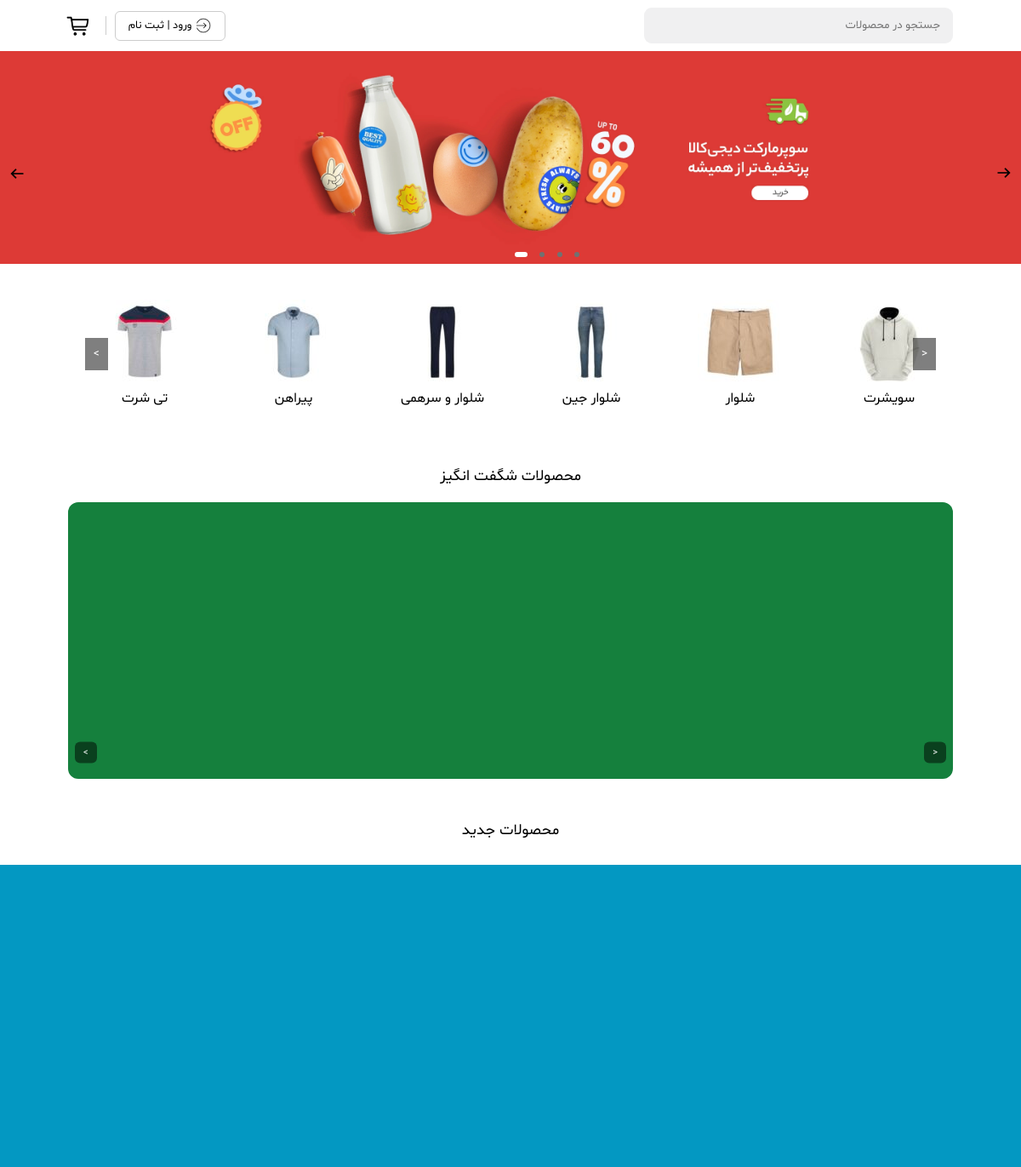
Page /home/ (upper part) on the earlier database version.
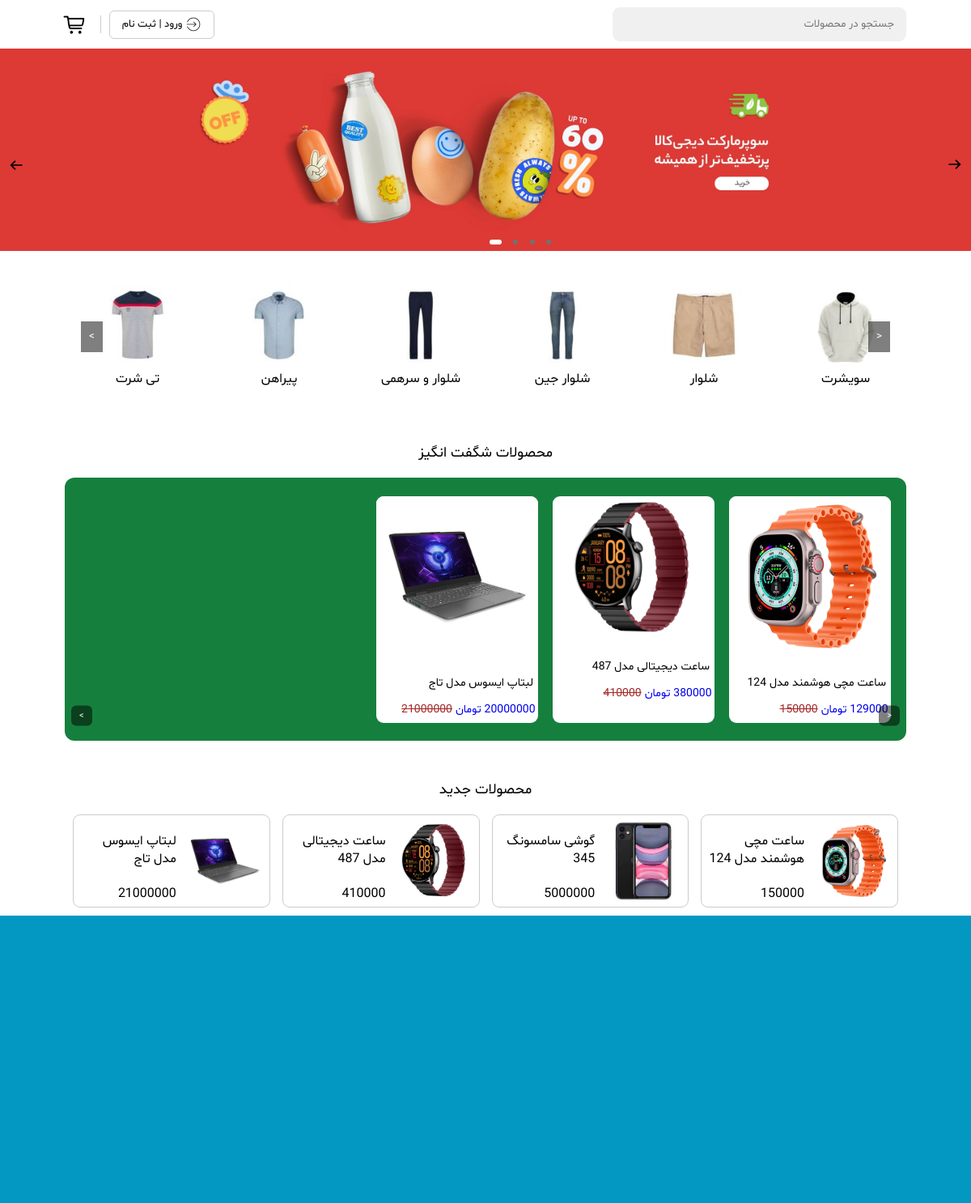
Same page on the later database version.
### products_app/models.py (models this page shows, shortened)
class Product(models.Model):
    image = models.ImageField(upload_to='peoducts/')
    name = models.CharField(max_length=150)
    price = models.IntegerField()
    is_off = models.BooleanField(default=False)
    off_price = models.IntegerField()

### pages_app/views.py (the view)
# urls.py: path('home/' , views.index , name='index'),
def index(request):
    products = Product.objects.all()
    off_products = Product.objects.filter(is_off=True)
    new_products = Product.objects.all().order_by('-id')[:4]
    return render(request , 'pages/index.html' , {
        "products":products,
        "off_products":off_products,
        "new_products":new_products,
    })

### templates/pages/index.html (shortened to what this page needs)
{% extends 'base/base.html' %}
{% load static %}
    {% block content %}
    <div class="slider">
        <div class="slide active">
            <img class="slider-image" src="{% static 'images/slide1.webp' %}"
                data-mobile-src="https://cdn.mobit.ir/get/mobit/landing/29/6683f60d187b1.webp?inline=1">
        </div>
        <div class="prev rotate"><img src="{% static 'icons/rigth.png' %}"></div>
        <div class="next"><img src="{% static 'icons/rigth.png' %}"></div>
        <div class="dots">
            <span class="dot active" data-slide="0"></span>
            <span class="dot" data-slide="1"></span>
            <span class="dot" data-slide="2"></span>
            <span class="dot" data-slide="3"></span>
        </div>
    </div>
    <div class="flex">
        <div class="slider-container">
            <button class="slider-btn left-btn">&lt;</button>
            <div class="category-bar">
                <div class="c-item">
                    <img src="{% static 'images/item1.jpg' %}">
                    <div class="title">تی شرت</div>
                </div>
                <div class="c-item">
                    <img src="{% static 'images/item2.jpg' %}">
                    <div class="title">پیراهن</div>
                </div>
                <div class="c-item">
                    <img src="{% static 'images/item3.jpg' %}">
                    <div class="title">شلوار و سرهمی</div>
                </div>
                <div class="c-item">
                    <img src="{% static 'images/item4.jpg' %}">
                    <div class="title">شلوار جین</div>
                </div>
                <div class="c-item">
                    <img src="{% static 'images/item5.jpg' %}">
                    <div class="title">شلوار</div>
                </div>
                <div class="c-item">
                    <img src="{% static 'images/item6.jpg' %}">
                    <div class="title">سویشرت</div>
                </div>
            </div>
            <button class="slider-btn right-btn">&gt;</button>
        </div>
    </div>
    <div class="n-text">
        <p>محصولات شگفت انگیز</p>
    </div>
    <div class="m-p">
        <div class="products-bar" id="products-slider">
            <div class="product-container">
                {% for item in off_products %}
                <a href="{% url 'pages_app:products' item.id %}">
                    <div class="product-items">
                        <div class="image-div"><img class="hover" src="{{item.image.url}}"></div>
                        <p>{{item.name}}</p>
                        <div class="price">{{item.off_price}}<div>تومان</div>
                            <div><strike style="color: brown;">{{item.price}}</strike></div>
                        </div>
                    </div>
                </a>
                {% endfor %}
            </div>
            <div class="flex">
                <button class="control-btn prev-btn" onclick="moveSlider(-1)">
                    <div class="">&gt;</div>
                </button>
            </div>
            <div class="flex">
                <button class="control-btn next-btn" onclick="moveSlider(1)">&lt;</button>
            </div>
        </div>
    </div>
    <div class="n-text">
        <p>محصولات جدید</p>
    </div>
    <div class="flex">
        <div class="new-products">
            {% for item in new_products %}
            <div class="n-item">
                <img class="n-image" src="{{item.image.url}}">
                <div class="coulmn">
                    <p>{{item.name}}</p>
                    <div class="n-price">{{item.price}}</div>
                </div>
            </div>
            {% endfor %}
        </div>
    </div>
    <div style="height: 120vh; background-color: rgb(3, 152, 194);"></div>
    {% endblock %}

### templates/base/base.html (shortened to what this page needs)
{% load static %}
<!DOCTYPE html>
<html lang="en">
<head>
    <link rel="stylesheet" href="{% static 'css/index.css' %}">
    <link rel="stylesheet" href="{% static 'css/product.css' %}">
</head>
<body>
    <div class="m-m">
        <div class="m-header" id="mh">
            <div class="header">
                <button class="hidden-btn"><img class="cart-icon" src="{% static 'icons/cart3.png' %}" alt=""></button>
                {% if request.user.is_authenticated %}
                <div class="container-undermenu">
                    <button class="u-text hidden-btn"><img src="{% static 'icons/user.png' %}"></button>
                    <div class="undermenu">
                        <div class="item">دیجی کلاب</div>
                        <div class="item">حساب کاربری</div>
                        <div class="item">سفارش ها</div>
                        <a href="{% url 'profile_app:logout' %}">
                            <div class="item">خروج از حساب کاربری</div>
                        </a>
                    </div>
                </div>
                {% else %}
                <a href="{% url 'profile_app:signin' %}">
                    <button class="btn">
                        ورود | ثبت نام
                        <img src="{% static 'icons/inside.png' %}" alt="">
                    </button>
                </a>
                {% endif %}
                <div class="i-div">
                    <input class="s-input" type="text" autocomplete="off" placeholder="جستجو در محصولات" dir="rtl">
                </div>
            </div>
        </div>
    </div>
    <div id="changer-sec">
        {% block content %}
        {% endblock %}
    </div>
</body>
</html>

### static/css/product.css (style rules this page uses)
* { user-select: text; }
body { margin: 0; font-family: Shabnam; background-color: white; }

Differences in the rows shown:
added Product: image (picture), name "ساعت مچی هوشمند مدل 124", off_price "129000", price "150000"
added Product: image (picture), name "ساعت دیجیتالی مدل 487", off_price "380000", price "410000"
added Product: image (picture), name "لبتاپ ایسوس مدل تاج", off_price "20000000", price "21000000"
added Product: image (picture), name "گوشی سامسونگ 345", price "5000000"
